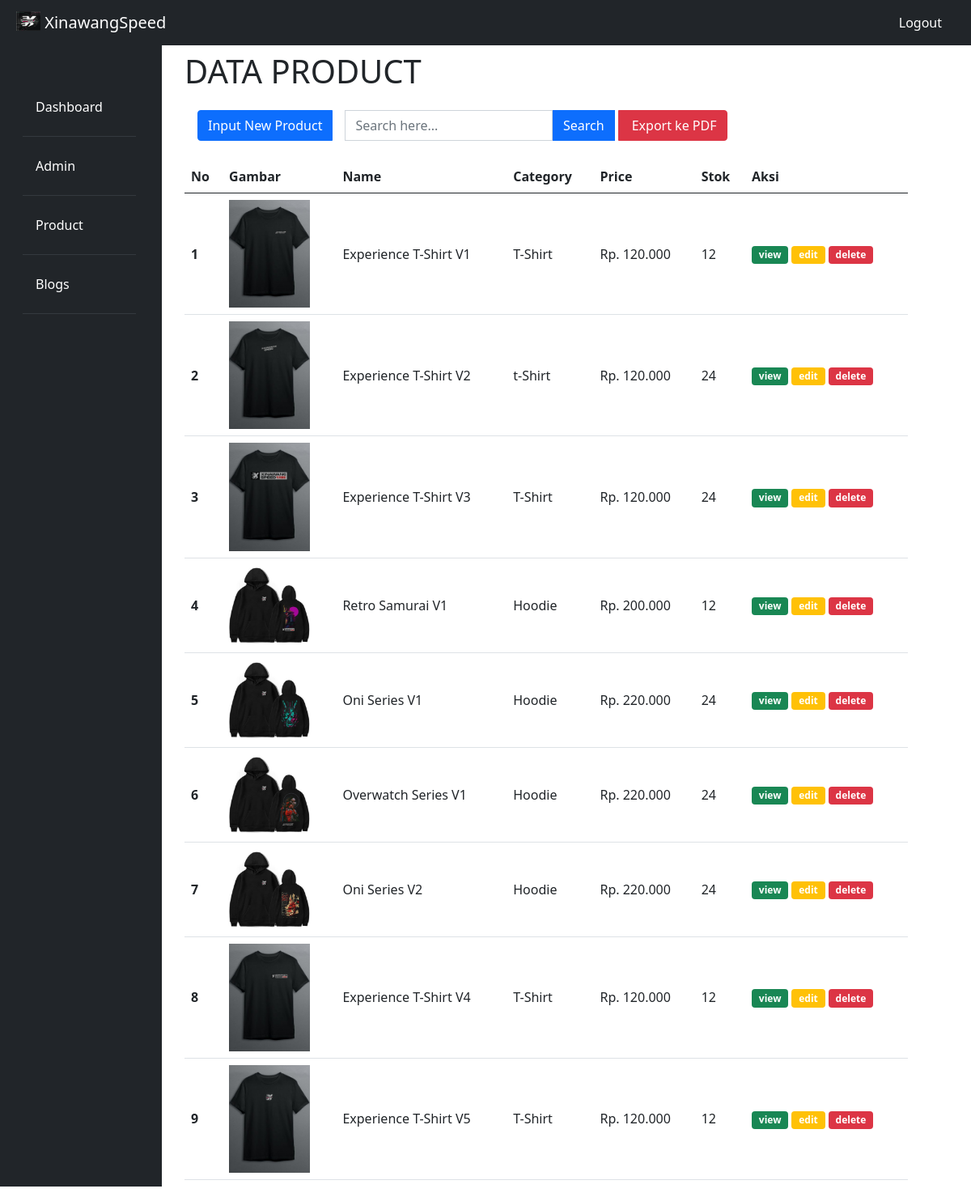
Page /product.php (signed in) on the committed database.
### tables this page shows
CREATE TABLE `product` (
  `id` int(11) NOT NULL,
  `name` varchar(255) NOT NULL,
  `category` varchar(255) NOT NULL,
  `price` varchar(255) NOT NULL,
  `stok` int(11) NOT NULL,
  `gambar` varchar(255) NOT NULL
);

### functions.php (called while the page is built, shortened)
<?php
    function koneksi() {
        $connection = mysqli_connect('localhost', 'root', '', 'xinawangspeed') or die('Koneksi Gagal');
        return $connection;
    }
    function query($query) {
        $connection = koneksi ();
        $result = mysqli_query($connection, $query) or die(mysqli_error($connection));
        $rows = [];
        while($row = mysqli_fetch_assoc($result)){
        $rows[] = $row;
        }
        return $rows;
    }
?>

### product.php (the view, shortened to what this page needs)
<?php
      require "functions.php";
      $product = query("SELECT * FROM product");
    ?>
<!DOCTYPE html>
<html lang="en">
  <head>
    <link
      href="https://cdn.jsdelivr.net/npm/bootstrap@5.0.2/dist/css/bootstrap.min.css"
      rel="stylesheet"
    />
  </head>
  <body>
    <nav class="navbar navbar-dark bg-dark fixed-top m-0 p-2">
      <div class="container-fluid">
        <a class="navbar-brand" href="index.php">
          <img
            src="img/pp.jpg"
            width="30"
            height="24"
            class="d-inline-block align-text-top"
          />
          XinawangSpeed
        </a>
        <a class="nav-link text-white" href="logout.php">Logout</a>
      </div>
    </nav>
    <div class="row no-gutters mt-5">
      <div class="col-md-2 bg-dark m-2 p-4 pt-5">
        <ul class="nav flex-column m-2">
          <li class="nav-item">
            <a class="nav-link active text-white" aria-current="page" href="index.php"
              >Dashboard</a
            >
            <hr class="bg-secondary" />
          </li>
          <li class="nav-item">
            <a class="nav-link text-white" href="#">Admin</a>
            <hr class="bg-secondary" />
          </li>
          <li class="nav-item">
            <a class="nav-link text-white" href="product.php">Product</a>
            <hr class="bg-secondary" />
          </li>
          <li class="nav-item">
            <a class="nav-link text-white" href="#">Blogs</a>
            <hr class="bg-secondary" />
          </li>
        </ul>
      </div>
      <div class="container col-md-9 mt-3 mx-2">
      <h1>DATA PRODUCT</h1>
      <div class="row mb-4">
        <div class="col-12">
      <form action="" method="post" class="col-md-9">
      <div class="input-group mt-3">
      <a href="tambah.php" class="btn btn-primary mx-3">Input New Product</a>
          <input type="text" class="form-control" name="keyword" placeholder="Search here..."
          size="50" autocomplete="off" class="mx-3 row-4 col-6" autofocus
          id="keyword">
          <button type="submit" name="search" id="tombol-cari" class="btn btn-primary m-0">Search</button>
          <a href="cetak.php" class="btn btn-danger ms-1" target="_blank"><i class="bi bi-file-earmark-pdf-fill"></i>&nbsp;Export ke PDF</a>
        </form>
              </div>
            </div>
        </div>
<div id="container">
      <table class="table table-hover mt-3">
  <thead>
    <tr>
      <th scope="col">No</th>
      <th scope="col">Gambar</th>
      <th scope="col">Name</th>
      <th scope="col">Category</th>
      <th scope="col">Price</th>
      <th scope="col">Stok</th>
      <th scope="col">Aksi</th>
    </tr>
  </thead>
  <tbody>
  <?php  $no = 1; foreach($product as $prod) { ?>
    <tr class="align-middle">
      <th scope="row"><?= $no++; ?></th>
      <td>
          <img src="img/<?php echo $prod["gambar"]; ?>" width="100" >
      </td>
      <td><?php echo $prod["name"]; ?></td>
      <td><?php echo $prod["category"]; ?></td>
      <td><?php echo $prod["price"]; ?></td>
      <td><?php echo $prod["stok"]; ?></td>
      <td>
          <a href="" class="btn badge bg-success">view</a>
          <a href="edit.php?id=<?= $prod["id"];?>" class="btn badge bg-warning">edit</a>
          <a href="delete.php?id=<?= $prod["id"];?>" class="btn badge bg-danger"
          onclick="return confirm('apakah anda yakin?');">delete</a>
      </td>
    </tr>
      <?php } ?>
    </tbody>
  </table>
    </div>
    </div>
  </body>
</html>

### rows in the picture
product: gambar (picture), name "Experience T-Shirt V1", category "T-Shirt", price "Rp. 120.000", stok "12"
product: gambar (picture), name "Experience T-Shirt V2", category "t-Shirt", price "Rp. 120.000", stok "24"
product: gambar (picture), name "Experience T-Shirt V3", category "T-Shirt", price "Rp. 120.000", stok "24"
product: gambar (picture), name "Retro Samurai V1", category "Hoodie", price "Rp. 200.000", stok "12"
product: gambar (picture), name "Oni Series V1", category "Hoodie", price "Rp. 220.000", stok "24"
product: gambar (picture), name "Overwatch Series V1", category "Hoodie", price "Rp. 220.000", stok "24"
product: gambar (picture), name "Oni Series V2", category "Hoodie", price "Rp. 220.000", stok "24"
product: gambar (picture), name "Experience T-Shirt V4", category "T-Shirt", price "Rp. 120.000", stok "12"
product: gambar (picture), name "Experience T-Shirt V5", category "T-Shirt", price "Rp. 120.000", stok "12"
